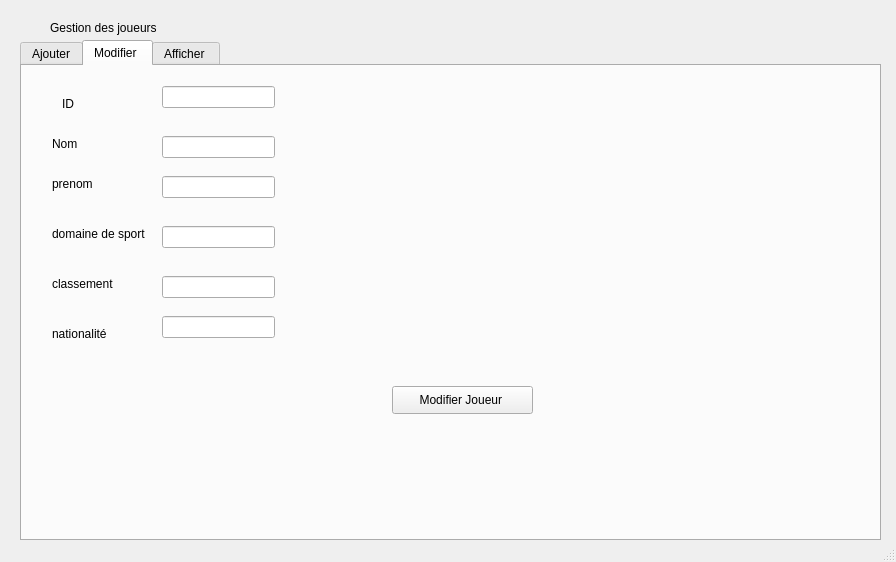
<?xml version="1.0" encoding="UTF-8"?>
<ui version="4.0">
 <class>MainWindow</class>
 <widget class="QMainWindow" name="MainWindow">
  <property name="geometry">
   <rect>
    <x>0</x>
    <y>0</y>
    <width>896</width>
    <height>562</height>
   </rect>
  </property>
  <property name="windowTitle">
   <string>MainWindow</string>
  </property>
  <widget class="QWidget" name="centralwidget">
   <widget class="QLabel" name="label">
    <property name="geometry">
     <rect>
      <x>50</x>
      <y>20</y>
      <width>201</width>
      <height>16</height>
     </rect>
    </property>
    <property name="text">
     <string>Gestion des joueurs </string>
    </property>
   </widget>
   <widget class="QTabWidget" name="tabWidget">
    <property name="geometry">
     <rect>
      <x>20</x>
      <y>40</y>
      <width>861</width>
      <height>501</height>
     </rect>
    </property>
    <property name="currentIndex">
     <number>1</number>
    </property>
    <widget class="QWidget" name="tab">
     <attribute name="title">
      <string>Ajouter</string>
     </attribute>
     <widget class="QLabel" name="label_7">
      <property name="geometry">
       <rect>
        <x>90</x>
        <y>70</y>
        <width>56</width>
        <height>16</height>
       </rect>
      </property>
      <property name="text">
       <string>Nom </string>
      </property>
     </widget>
     <widget class="QLineEdit" name="le_prenom">
      <property name="geometry">
       <rect>
        <x>180</x>
        <y>110</y>
        <width>113</width>
        <height>22</height>
       </rect>
      </property>
     </widget>
     <widget class="QLabel" name="label_8">
      <property name="geometry">
       <rect>
        <x>80</x>
        <y>110</y>
        <width>61</width>
        <height>16</height>
       </rect>
      </property>
      <property name="text">
       <string>Prenom </string>
      </property>
     </widget>
     <widget class="QLineEdit" name="la_nationalite">
      <property name="geometry">
       <rect>
        <x>180</x>
        <y>230</y>
        <width>113</width>
        <height>22</height>
       </rect>
      </property>
     </widget>
     <widget class="QLineEdit" name="le_domainedesport">
      <property name="geometry">
       <rect>
        <x>180</x>
        <y>150</y>
        <width>113</width>
        <height>22</height>
       </rect>
      </property>
     </widget>
     <widget class="QLabel" name="label_10">
      <property name="geometry">
       <rect>
        <x>40</x>
        <y>150</y>
        <width>131</width>
        <height>16</height>
       </rect>
      </property>
      <property name="text">
       <string>Domaine de sport </string>
      </property>
     </widget>
     <widget class="QLineEdit" name="le_nom">
      <property name="geometry">
       <rect>
        <x>180</x>
        <y>70</y>
        <width>113</width>
        <height>22</height>
       </rect>
      </property>
     </widget>
     <widget class="QLabel" name="label_11">
      <property name="geometry">
       <rect>
        <x>70</x>
        <y>190</y>
        <width>91</width>
        <height>16</height>
       </rect>
      </property>
      <property name="text">
       <string>Classement </string>
      </property>
     </widget>
     <widget class="QLineEdit" name="le_classement">
      <property name="geometry">
       <rect>
        <x>180</x>
        <y>190</y>
        <width>113</width>
        <height>22</height>
       </rect>
      </property>
     </widget>
     <widget class="QLabel" name="label_12">
      <property name="geometry">
       <rect>
        <x>70</x>
        <y>230</y>
        <width>141</width>
        <height>16</height>
       </rect>
      </property>
      <property name="text">
       <string>Nationalité </string>
      </property>
     </widget>
     <widget class="QPushButton" name="pushButton_6">
      <property name="geometry">
       <rect>
        <x>330</x>
        <y>20</y>
        <width>141</width>
        <height>28</height>
       </rect>
      </property>
      <property name="text">
       <string>Ajouter Joueur </string>
      </property>
     </widget>
     <widget class="QLineEdit" name="le_id2">
      <property name="geometry">
       <rect>
        <x>180</x>
        <y>30</y>
        <width>113</width>
        <height>22</height>
       </rect>
      </property>
     </widget>
     <widget class="QLabel" name="label_3">
      <property name="geometry">
       <rect>
        <x>80</x>
        <y>30</y>
        <width>56</width>
        <height>16</height>
       </rect>
      </property>
      <property name="text">
       <string>Id</string>
      </property>
     </widget>
    </widget>
    <widget class="QWidget" name="tab_2">
     <attribute name="title">
      <string>Modifier </string>
     </attribute>
     <widget class="QLabel" name="label_13">
      <property name="geometry">
       <rect>
        <x>30</x>
        <y>160</y>
        <width>131</width>
        <height>16</height>
       </rect>
      </property>
      <property name="text">
       <string>domaine de sport </string>
      </property>
     </widget>
     <widget class="QLabel" name="label_9">
      <property name="geometry">
       <rect>
        <x>30</x>
        <y>70</y>
        <width>56</width>
        <height>16</height>
       </rect>
      </property>
      <property name="text">
       <string>Nom </string>
      </property>
     </widget>
     <widget class="QLineEdit" name="domaine_m">
      <property name="geometry">
       <rect>
        <x>140</x>
        <y>160</y>
        <width>113</width>
        <height>22</height>
       </rect>
      </property>
     </widget>
     <widget class="QLabel" name="label_14">
      <property name="geometry">
       <rect>
        <x>30</x>
        <y>110</y>
        <width>61</width>
        <height>16</height>
       </rect>
      </property>
      <property name="text">
       <string>prenom </string>
      </property>
     </widget>
     <widget class="QLineEdit" name="nom_m">
      <property name="geometry">
       <rect>
        <x>140</x>
        <y>70</y>
        <width>113</width>
        <height>22</height>
       </rect>
      </property>
     </widget>
     <widget class="QLabel" name="label_15">
      <property name="geometry">
       <rect>
        <x>30</x>
        <y>210</y>
        <width>91</width>
        <height>16</height>
       </rect>
      </property>
      <property name="text">
       <string>classement </string>
      </property>
     </widget>
     <widget class="QLineEdit" name="nationalite_m">
      <property name="geometry">
       <rect>
        <x>140</x>
        <y>250</y>
        <width>113</width>
        <height>22</height>
       </rect>
      </property>
     </widget>
     <widget class="QLineEdit" name="prenom_m">
      <property name="geometry">
       <rect>
        <x>140</x>
        <y>110</y>
        <width>113</width>
        <height>22</height>
       </rect>
      </property>
     </widget>
     <widget class="QLineEdit" name="classement_m">
      <property name="geometry">
       <rect>
        <x>140</x>
        <y>210</y>
        <width>113</width>
        <height>22</height>
       </rect>
      </property>
     </widget>
     <widget class="QLabel" name="label_16">
      <property name="geometry">
       <rect>
        <x>30</x>
        <y>260</y>
        <width>141</width>
        <height>16</height>
       </rect>
      </property>
      <property name="text">
       <string>nationalité </string>
      </property>
     </widget>
     <widget class="QPushButton" name="PushButtonModifier">
      <property name="geometry">
       <rect>
        <x>370</x>
        <y>320</y>
        <width>141</width>
        <height>28</height>
       </rect>
      </property>
      <property name="text">
       <string>Modifier Joueur </string>
      </property>
     </widget>
     <widget class="QLabel" name="label_4">
      <property name="geometry">
       <rect>
        <x>40</x>
        <y>30</y>
        <width>56</width>
        <height>16</height>
       </rect>
      </property>
      <property name="text">
       <string>ID</string>
      </property>
     </widget>
     <widget class="QLineEdit" name="le_id3">
      <property name="geometry">
       <rect>
        <x>140</x>
        <y>20</y>
        <width>113</width>
        <height>22</height>
       </rect>
      </property>
     </widget>
    </widget>
    <widget class="QWidget" name="tab_3">
     <attribute name="title">
      <string>Afficher </string>
     </attribute>
     <widget class="QPushButton" name="recherche">
      <property name="geometry">
       <rect>
        <x>50</x>
        <y>180</y>
        <width>93</width>
        <height>28</height>
       </rect>
      </property>
      <property name="text">
       <string>recherche</string>
      </property>
     </widget>
     <widget class="QPushButton" name="tri">
      <property name="geometry">
       <rect>
        <x>50</x>
        <y>220</y>
        <width>93</width>
        <height>28</height>
       </rect>
      </property>
      <property name="text">
       <string>trier </string>
      </property>
     </widget>
     <widget class="QPushButton" name="imp">
      <property name="geometry">
       <rect>
        <x>50</x>
        <y>260</y>
        <width>93</width>
        <height>28</height>
       </rect>
      </property>
      <property name="text">
       <string>imprimer </string>
      </property>
     </widget>
     <widget class="QPushButton" name="pushButtonSupprimer">
      <property name="geometry">
       <rect>
        <x>50</x>
        <y>140</y>
        <width>93</width>
        <height>28</height>
       </rect>
      </property>
      <property name="text">
       <string>Supprimer </string>
      </property>
     </widget>
     <widget class="QLabel" name="label_2">
      <property name="geometry">
       <rect>
        <x>70</x>
        <y>60</y>
        <width>56</width>
        <height>16</height>
       </rect>
      </property>
      <property name="text">
       <string>ID Joueur </string>
      </property>
     </widget>
     <widget class="QTableView" name="tab_joueur">
      <property name="geometry">
       <rect>
        <x>230</x>
        <y>80</y>
        <width>611</width>
        <height>341</height>
       </rect>
      </property>
     </widget>
     <widget class="QLineEdit" name="le_id">
      <property name="geometry">
       <rect>
        <x>50</x>
        <y>100</y>
        <width>113</width>
        <height>22</height>
       </rect>
      </property>
     </widget>
     <widget class="QPushButton" name="stat">
      <property name="geometry">
       <rect>
        <x>50</x>
        <y>300</y>
        <width>93</width>
        <height>28</height>
       </rect>
      </property>
      <property name="text">
       <string>Statistique</string>
      </property>
     </widget>
    </widget>
   </widget>
  </widget>
  <widget class="QMenuBar" name="menubar">
   <property name="geometry">
    <rect>
     <x>0</x>
     <y>0</y>
     <width>896</width>
     <height>26</height>
    </rect>
   </property>
  </widget>
  <widget class="QStatusBar" name="statusbar"/>
 </widget>
 <resources/>
 <connections/>
</ui>
